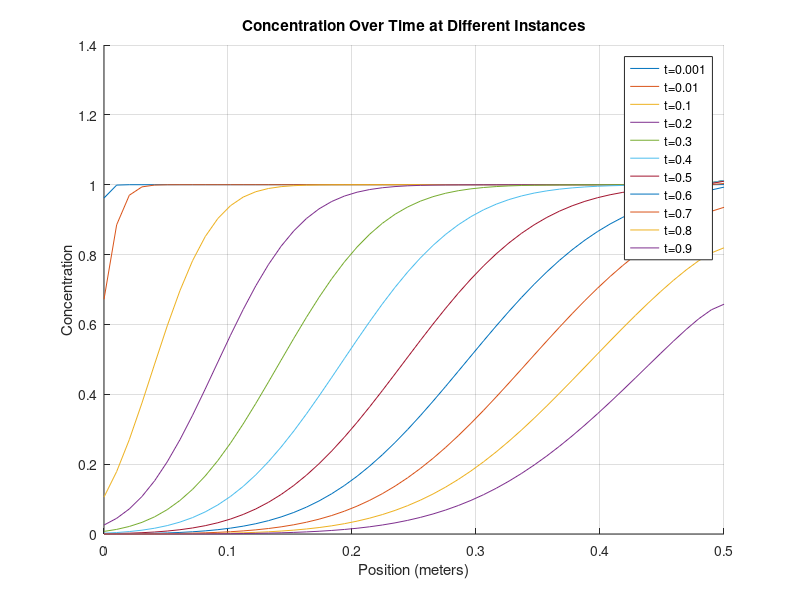
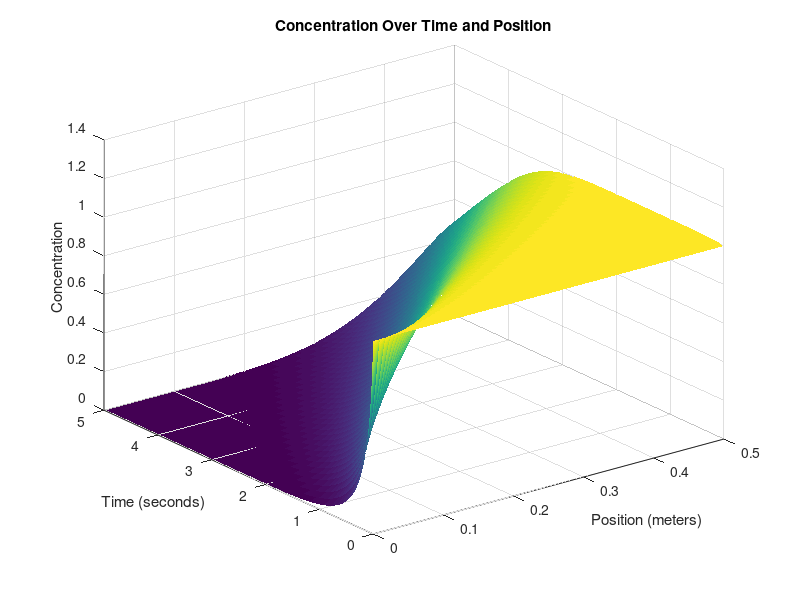

Write MATLAB code to recreate these figures, in order.
clear
close all
clc

% Define parameters
domain_length = 0.5;   % Domain length (meters)
discretization = 50;    % Number of spatial discretization points
dx = domain_length / (discretization - 1);

time_length = 5;      % Time length (seconds)
time_steps = 5000;       % Number of time steps
dt = time_length / time_steps;

D = 0.001;               % Diffusion coefficient
velocity = 0.1;         % Constant velocity (m/s)
inflow_concentration = 1; % Constant solute concentration at the first cell
rejection_rate = 0.1; % No rejection
ion_flux = velocity*(1-rejection_rate);

% Create a grid for space and time
x = linspace(0, domain_length, discretization);
t = linspace(0, time_length, time_steps);

% Initialize the concentration array (1D)
C = ones(discretization, time_steps);

% Initial condition (as a column vector)
C(:, 1) = ones(discretization, 1); % Initialize to 0 everywhere

% Time-stepping loop
for k = 2:time_steps
    for i = 1:discretization
        % Calculate the second derivative in x direction
        if i == 1
            % No left neighbor at the first cell
            d2Cdx2 = D * (C(2, k-1) -  C(1, k-1)) / dx^2;
             % Apply advection and inflow at the first cell
            dCdt_convection = -velocity * C(i, k-1) / dx;
            C(1, k) = inflow_concentration; % Fill the first cell with inflow concentration
        elseif i == discretization
            % No right neighbor at the last cell and MEMBRANE
            d2Cdx2 = (D * (C(discretization - 1, k-1) - C(discretization, k-1)) / dx^2) + C(i,k-1)*(1-ion_flux)*(dt/dx);
        else
            % Calculate the second derivative normally
            d2Cdx2 = D * (C(i + 1, k-1) - 2 * C(i, k-1) + C(i - 1, k-1)) / dx^2;
            % Apply advection term
            dCdt_convection = -velocity * (C(i, k-1) - C(i-1, k-1)) / dx;
        end
        % Apply the diffusion-convection-(electromigration) equation
        C(i, k) = C(i, k-1) + dt * (d2Cdx2 + dCdt_convection);
    end
end


% Define fractions of time steps you want to visualize
time_fraction = [0.001, 0.01, 0.1, 0.2, 0.3, 0.4, 0.5, 0.6, 0.7, 0.8, 0.9];  % For example, 0.1 corresponds to 10% of time steps

% Calculate the corresponding time indices
time_instances = round(time_fraction * time_steps);

% Create a figure for the first plot
figure;
hold on;

% Plot concentration at specific time instances
for i = 1:length(time_instances)
    time_index = time_instances(i);
    plot(x, C(:, time_index));
end

xlabel('Position (meters)');
ylabel('Concentration');
title('Concentration Over Time at Different Instances');

% Add a legend for clarity
legend(arrayfun(@(f) ['t=', num2str(f)], time_fraction, 'UniformOutput', false));

grid on;
hold off;

% Create a 3D surface plot to visualize concentration over time and position
[T, X] = meshgrid(t, x);
figure;
h = surf(X, T, C); % Transpose removed here
xlabel('Position (meters)');
ylabel('Time (seconds)');
zlabel('Concentration');
title('Concentration Over Time and Position');

set(h,'LineStyle','none')
